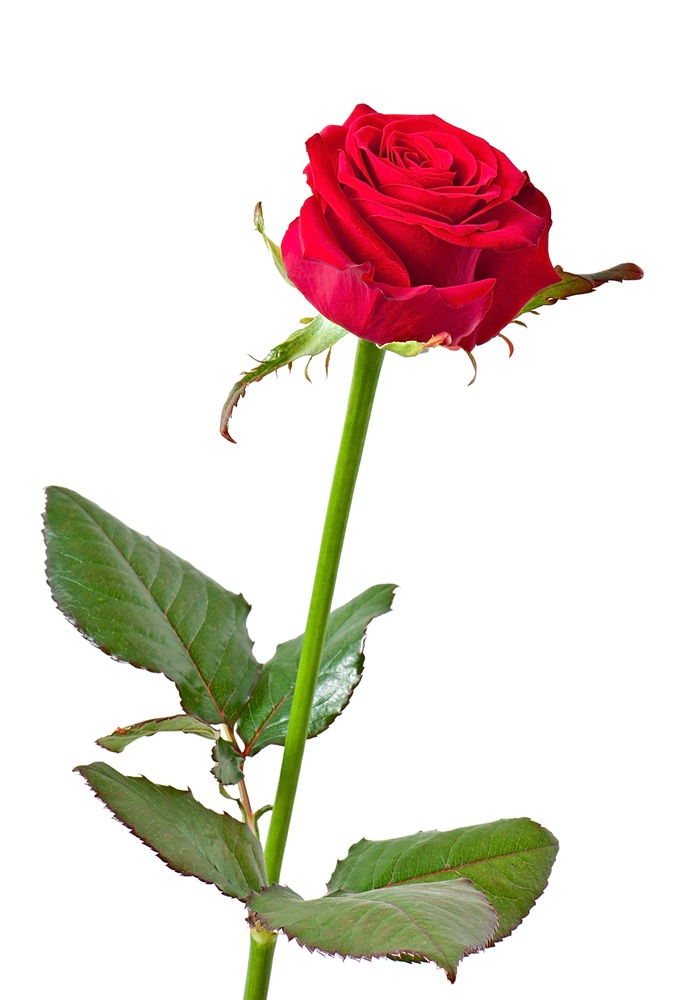
//> input picture Convolution/rose.jpg, 688 x 1000 px, shrunk from 2492 x 3622 before the run
$ ./Convo   (built with g++ and OpenCV 4)
//> lines starting //> are read from the running program, lines starting //| are printed output that depends on the picture
#include <opencv2/opencv.hpp>
#include <iostream>
using namespace std;
using namespace cv;

void convolution2D(const Mat& input, Mat& output, const vector<vector<float>>& kernel)
{
    int K = kernel.size();
    int pad = K / 2;

    int rows = input.rows;
    int cols = input.cols;

    for (int i = 0; i < rows; i++)
    {
        for (int j = 0; j < cols; j++)
        {
            float sum = 0.0;

            for (int ki = 0; ki < K; ki++)
            {
                for (int kj = 0; kj < K; kj++)
                {
                    int ni = i + ki - pad;
                    int nj = j + kj - pad;

                    if (ni >= 0 && ni < rows && nj >= 0 && nj < cols)
                    {
                        sum += input.at<uchar>(ni, nj) * kernel[ki][kj];
                    }
                }
            }

            output.at<uchar>(i, j) = saturate_cast<uchar>(sum);
        }
    }
}

int main()
{
    // Load image
    Mat img = imread("rose.jpg");
//> img is the input picture: 1000 rows x 688 cols, CV_8UC3; mean B, G, R 210.6, 218, 228.2

    if (img.empty())
    {
        cout << "Error loading image\n";
        return -1;
    }

    // Convert to grayscale
    Mat gray;
    cvtColor(img, gray, COLOR_BGR2GRAY);
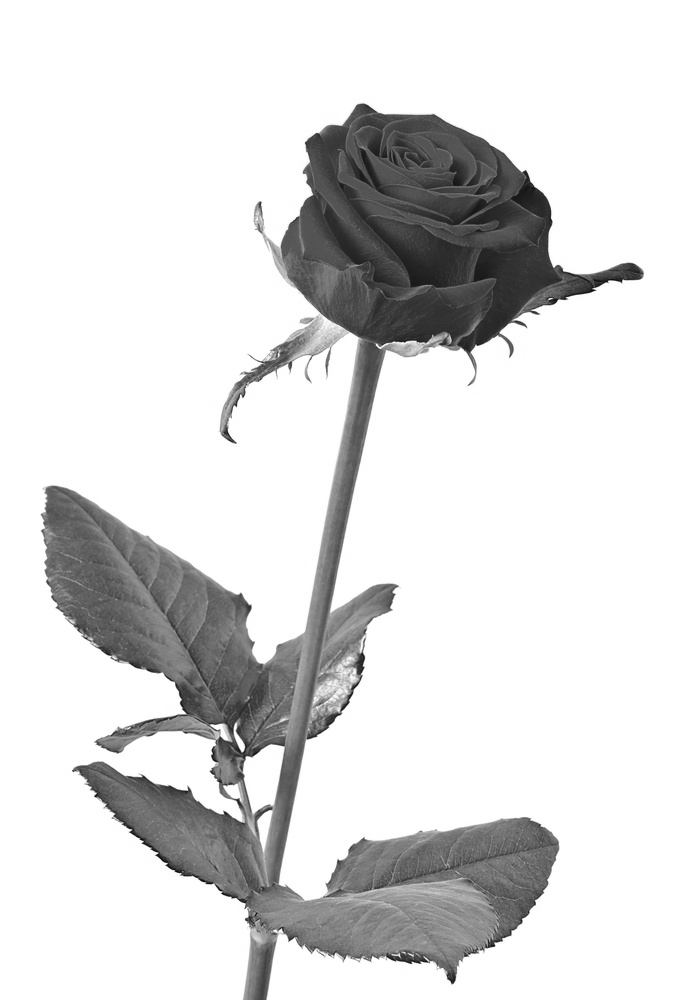
//> gray: 1000 rows x 688 cols, CV_8UC1; min 6, max 255, mean 220.2

    // Output image
    Mat output = Mat::zeros(gray.size(), gray.type());

    // Example kernel (Edge detection - Sobel-like)
    vector<vector<float>> kernel = {
        {-1, -1, -1},
        {-1,  8, -1},
        {-1, -1, -1}
    };

    convolution2D(gray, output, kernel);
//> after the loop in convolution2D, `for (int i = 0; i < rows; i++)`:
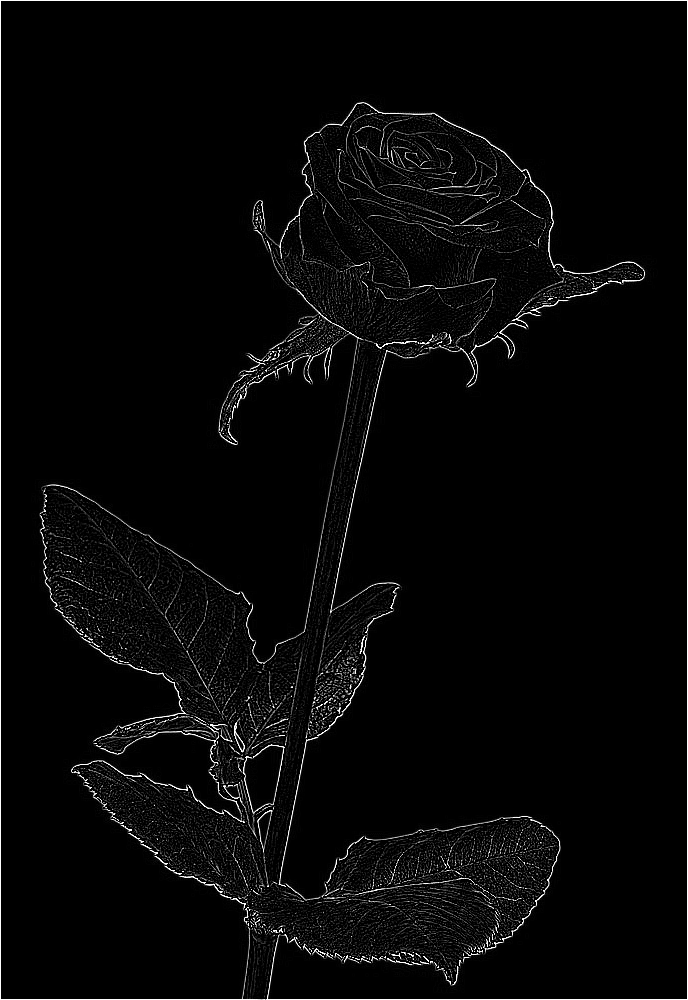
//> output: 1000 rows x 688 cols, CV_8UC1; min 0, max 255, mean 7.6

    // Save result
    imwrite("output.jpg", output);

    cout << "Done! Output saved as output.jpg\n";

    return 0;
}
